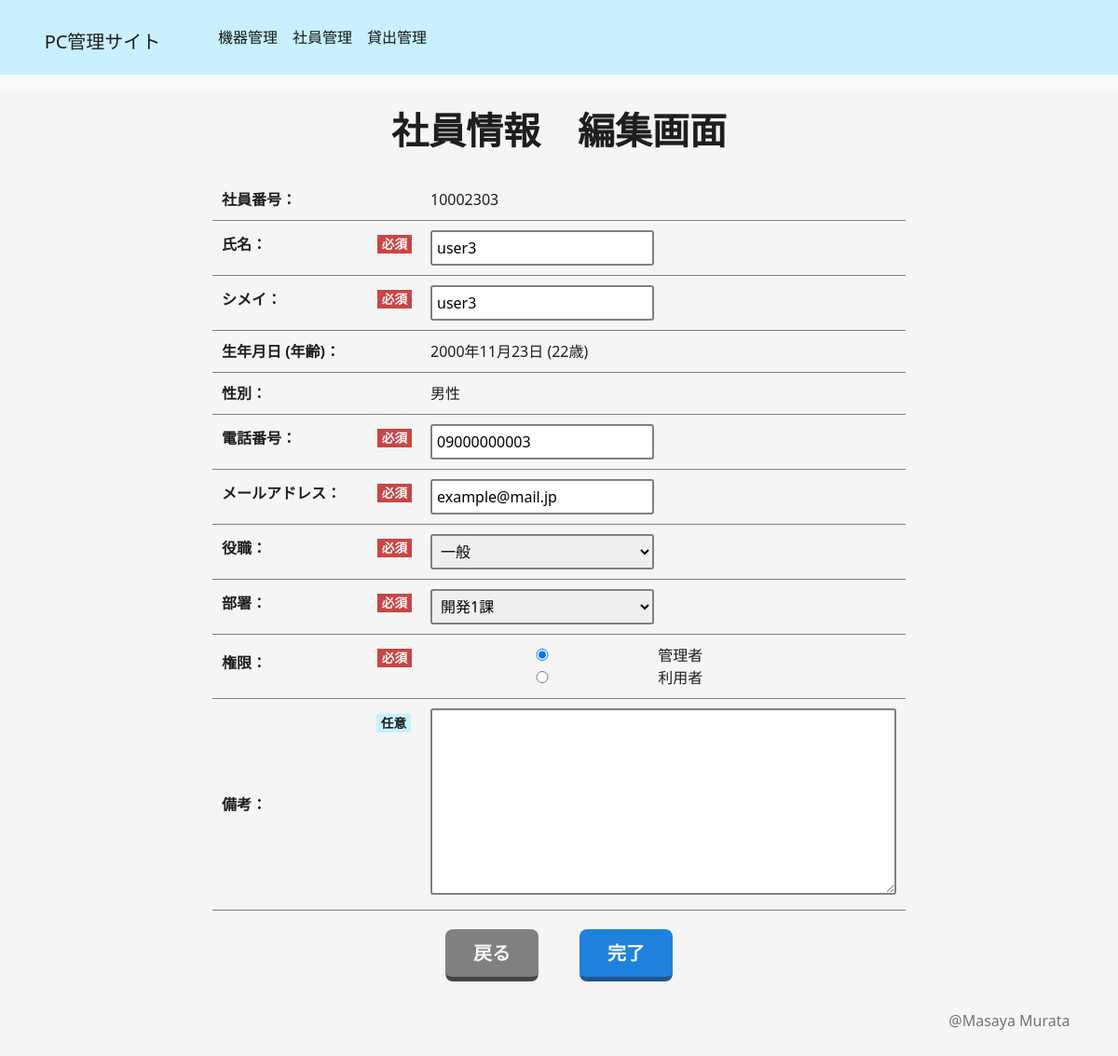
The page /users/management/10002303/edit/ on the database its author committed.
### users/models.py (models this page shows, shortened)
class UsersModel(models.Model):
  gender_choice=[
    ("男性", "男性"),
    ("女性", "女性"),
    ("その他", "その他")
  ]
  position_choice=[
    ("一般", "一般"),
    ("係長", "係長"),
    ("課長","課長"),
    ("部長","部長"),
    ("取締役","取締役"),
    ("社長","社長"),
    ("その他","その他"),
  ]
  department_choice=[
    ("開発1課","開発1課"),
    ("開発2課","開発2課"),
    ("営業1課","営業1課"),
    ("営業2課","営業2課"),
    ("情報システム部","情報システム部"),
    ("その他","その他")
  ]
  authority_choice=[
    ("管理者","管理者"),
    ("利用者","利用者"),
  ]
  number_regex = RegexValidator(regex=r'^[0-9]+$')
  user_id = models.CharField(verbose_name="社員番号", max_length=10, unique = True, primary_key=True, validators=[number_regex],)
  name = models.CharField(verbose_name="氏名",max_length=15)
  kana_name = models.CharField(verbose_name="シメイ",max_length=15,)
  birthday = models.DateField(verbose_name="生年月日",)
  gender = models.CharField(verbose_name="性別", max_length=5, choices=gender_choice)
  phone_number = models.CharField(verbose_name='電話番号', validators=[number_regex], max_length=15, unique=True,)
  mail = models.EmailField(verbose_name="メールアドレス", max_length=40)
  position = models.CharField(verbose_name="役職", choices=position_choice, max_length=20)
  department = models.CharField(verbose_name="部署", choices=department_choice, max_length=10)
  authority = models.CharField(verbose_name="権限", choices=authority_choice, max_length=10)
  registration_date = models.DateTimeField(verbose_name='登録日', auto_now_add=True)
  update_date = models.DateTimeField(verbose_name='更新日', auto_now=True)
  notes = models.TextField(verbose_name='備考', max_length=200, null=True, blank=True)
  retirement_date = models.DateTimeField(verbose_name="退職日", null=True, blank=False)
  is_deleted = models.BooleanField(verbose_name='削除フラグ', default=False)

### users/views.py (the view, shortened to what this page needs)
# urls.py: path("management/<str:pk>/edit/", UsersEditView.as_view(), name="users_edit"),
class UsersEditView(UpdateView):
  template_name = "users/users_edit.html"
  model = UsersModel
  context_object_name = "users_list"
  form_class = UsersEditForm
  def get_context_data(self, **kwargs):
    context = super().get_context_data(**kwargs)
    pk = self.kwargs.get("pk")
    today = datetime.date.today()
    birthday = UsersModel.objects.values_list("birthday", flat=True).get(pk=pk)
    age = relativedelta(today, birthday)
    context["age"] = age.years
    return context

### users/forms.py
class UsersEditForm(forms.ModelForm):
  authority_choice=[
    ("管理者","管理者"),
    ("利用者","利用者"),
  ]
  authority = forms.ChoiceField(label="権限", choices=authority_choice, widget=forms.RadioSelect)
  class Meta:
    model = UsersModel
    fields = [
      "name",
      "kana_name",
      "phone_number",
      "mail",
      "position",
      "department",
      "authority",
      "notes",
    ]
  def __init__(self, *args, **kwargs):
    super().__init__(*args, **kwargs)
    self.fields["phone_number"].widget.attrs['placeholder'] = '09012345678'
    self.fields["mail"].widget.attrs['placeholder'] = 'example@mail.jp'

### users/templates/users/users_edit.html (shortened to what this page needs)
{% extends 'base.html' %}
{% load static %}
{% block content %}
<div class="container">
  <div class="row">
    <div class="col">
      <h1 class="page-title" id="users-page-title">社員情報　編集画面</h1>
      <form method="post">
        <table class="edit-table" id="users-edit-table">
          <tobody>
          <tr>
            <th><label for="user_id" class="object-label">社員番号：</label></th>
            <td>{{object.user_id}}</td>
          </tr>
          <tr>
            <th class="hissu"><label for="name" class="form-label">氏名：</label></th>
            <td>{{form.name}}</td>
          </tr>
          <tr>
            <th class="hissu"><label for="kana_name" class="form-label">シメイ：</label></th>
            <td>{{form.kana_name}}</td>
          </tr>
          <tr>
            <th><label for="age" class="object-label">生年月日 (年齢)：</label></th>
            <td>{{object.birthday}} ({{age}}歳)</td>
          </tr>
          <tr>
            <th ><label for="gender" class="object-label">性別：</label></th>
            <td>
              {% if object.gender == None %}
                <span>-</span>
              {% else %}
                {{object.gender}}
              {% endif %}
            </td>
          </tr>
          <tr>
            <th class="hissu"><label for="phone_number" class="form-label">電話番号：</label></th>
            <td>
              {{form.phone_number}}
            </td>
          </tr>
          <tr>
            <th class="hissu"><label for="mail" class="form-label">メールアドレス：</label></th>
            <td>
              {{form.mail}}
            </td>
          </tr>
          <tr>
            <th class="hissu"><label for="position" class="form-label">役職：</label></th>
            <td>{{form.position}}</td>
          </tr>
          <tr>
            <th class="hissu"><label for="department" class="form-label">部署：</label></th>
            <td>{{form.department}}</td>
          </tr>
          <tr>
            <th class="hissu"><label for="authority" class="form-label">権限：</label></th>
            <td>{{form.authority}}</td>
          </tr>
          <tr>
            <th class="ninni"><label for="notes" class="object-label">備考：</label></th>
            <td>{{form.notes}}</td>
          </tr>
          </tobody>
        </table>
        <div class="edit-btns enter-btns" id="users-edit-btns">
        <a class="btn back-btn btn-lg" href={% url 'users:users_detail' object.pk %} role="button">戻る</a>
        <button type="submit" class="btn decision-btn btn-lg">完了</button>
        </div>
      </form>
    </div>
  </div>
</div>
{% endblock content %}

### static/css/style.css (style rules this page uses)
html, body { margin: 0; padding: 0; height: 100%; color: rgb(30, 30, 30); background-color: rgb(245, 245, 245); }
body { margin-top: 80px; min-width: auto; overflow-y: auto; overflow-x: auto; }
body .container { table-layout: fixed; max-width: 95%; }
.page-title { text-align: center; padding: 20px; font-weight: bold; }
.create-table, .edit-table { border-spacing: 0; margin: auto; }
.create-table th, .edit-table th { color: rgb(30, 30, 30); padding: 10px; border-bottom: 1px solid gray; text-align: left; }
.create-table th label, .edit-table th label { z-index: -1; width: 150px; }
.create-table th.hissu, .edit-table th.hissu { padding-right: 4em; position: relative; }
.create-table th.hissu::after, .edit-table th.hissu::after { content: "必須"; display: inline-block; position: absolute; right: 10px; top: 15px; border: 1px; padding: 0 5px; font-size: 85%; background: rgb(200, 70, 70); color: rgb(245, 245, 245); }
.create-table th.ninni, .edit-table th.ninni { padding-right: 4em; position: relative; }
.create-table th.ninni::after, .edit-table th.ninni::after { content: "任意"; display: inline-block; position: absolute; right: 10px; top: 15px; border: 1px solid rgb(245, 245, 245); padding: 0 5px; font-size: 85%; background: rgb(200, 240, 255); color: rgb(30, 30, 30); }
.create-table td, .edit-table td { padding: 10px; text-align: left; border-bottom: 1px solid gray; width: 500px; word-break: break-word; }
.enter-btns { text-align: center; padding: 20px; }
.enter-btns .btn { display: inline-block; position: relative; margin: auto 20px; width: 100px; padding: 10px 20px; color: rgb(245, 245, 245); transition: 0.3s ease-in-out; font-weight: 600; border-radius: 8px; }
.enter-btns .btn.back-btn { background: gray; border-bottom: solid 5px rgb(70, 70, 70); }
.enter-btns .btn.decision-btn { background: rgb(30, 130, 220); border-bottom: solid 5px rgb(35, 85, 140); }
form input, form select, form textarea, form #retirement_date { width: 15em; padding: 5px; font-size: 16px; border-radius: 3px; border: 2px solid gray; box-sizing: border-box; }
form textarea { width: 500px; height: 200px; }

### rows shown on the page
UsersModel: user_id "10002303", name "user3", kana_name "user3", birthday "2000年11月23日", gender "男性", phone_number "09000000003", mail "example@mail.jp", position "一般", department "開発1課", authority "☑ 管理者 ☐ 利用者"

### other values the page prints
{{ age }} "22"
